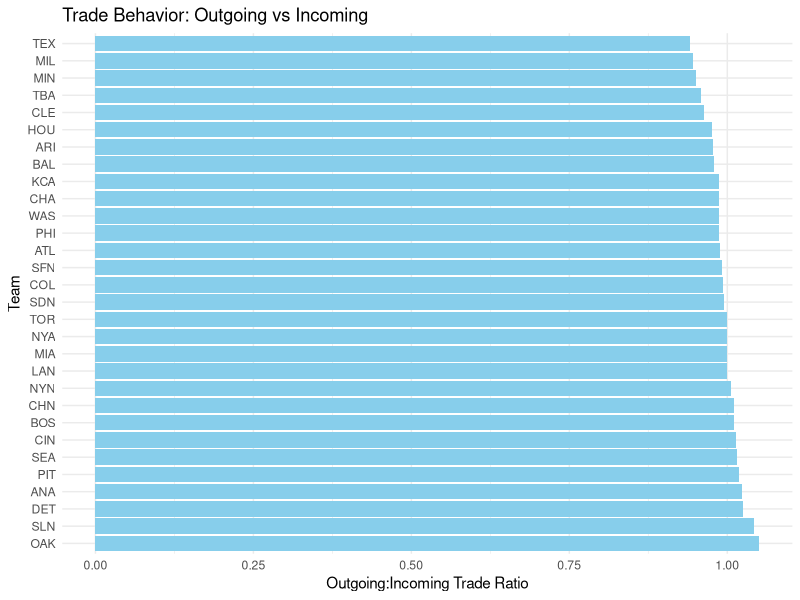
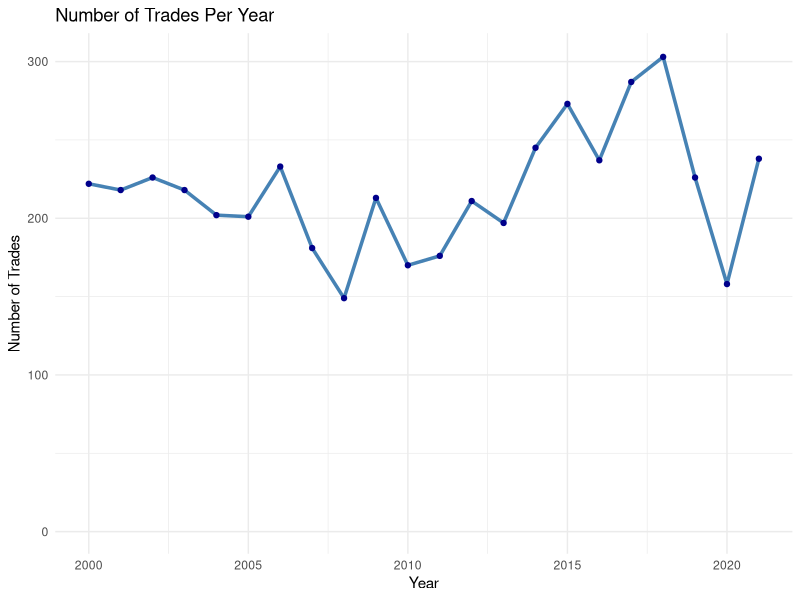

These charts were generated, in order, by the following R code:
## ---- chunk 1
knitr::opts_chunk$set(echo = TRUE)
## ---- chunk 2
library(tidyr)
library(dplyr)
## ---- chunk 3
mlb_trades <- read.csv("mlb_transactions.csv")
## ---- chunk 4
mlb_trades_no_dups <- mlb_trades %>% 
  distinct(trans.ID, from.team, to.team, Primary.Date)
## ---- chunk 5
team_counts <- mlb_trades_no_dups %>%
  group_by(from.team, to.team) %>%
  summarise(n = n(), .groups = 'drop') %>%
  arrange(desc(n))  

print(team_counts)

solo_traders <- team_counts %>% 
  filter(n==1)

## ---- chunk 6
library(dplyr)

# Sample: your dataframe is called 'df'
solo_clean <- solo_traders %>%
  rowwise() %>%
  mutate(
    team1 = min(from.team, to.team),
    team2 = max(from.team, to.team)
  ) %>%
  ungroup() %>%
  count(team1, team2) %>%
  filter(n == 2) %>%  # Keep only matchups that appear twice
  mutate(
    team1_full = recode(team1,
      "ANA" = "Los Angeles Angels", "ARI" = "Arizona Diamondbacks",
      "ATL" = "Atlanta Braves", "BAL" = "Baltimore Orioles",
      "CHA" = "Chicago White Sox", "CHN" = "Chicago Cubs",
      "CIN" = "Cincinnati Reds", "CLE" = "Cleveland Guardians",
      "COL" = "Colorado Rockies", "DET" = "Detroit Tigers",
      "HOU" = "Houston Astros", "KCA" = "Kansas City Royals",
      "LAN" = "Los Angeles Dodgers", "MIL" = "Milwaukee Brewers",
      "MIN" = "Minnesota Twins", "PHI" = "Philadelphia Phillies",
      "PIT" = "Pittsburgh Pirates", "SDN" = "San Diego Padres",
      "SEA" = "Seattle Mariners", "SFN" = "San Francisco Giants",
      "SLN" = "St. Louis Cardinals", "WAS" = "Washington Nationals"
    ),
    team2_full = recode(team2,
      "ANA" = "Los Angeles Angels", "ARI" = "Arizona Diamondbacks",
      "ATL" = "Atlanta Braves", "BAL" = "Baltimore Orioles",
      "CHA" = "Chicago White Sox", "CHN" = "Chicago Cubs",
      "CIN" = "Cincinnati Reds", "CLE" = "Cleveland Guardians",
      "COL" = "Colorado Rockies", "DET" = "Detroit Tigers",
      "HOU" = "Houston Astros", "KCA" = "Kansas City Royals",
      "LAN" = "Los Angeles Dodgers", "MIL" = "Milwaukee Brewers",
      "MIN" = "Minnesota Twins", "PHI" = "Philadelphia Phillies",
      "PIT" = "Pittsburgh Pirates", "SDN" = "San Diego Padres",
      "SEA" = "Seattle Mariners", "SFN" = "San Francisco Giants",
      "SLN" = "St. Louis Cardinals", "WAS" = "Washington Nationals"
    )
  ) %>%
  select(team1_full, team2_full)

print(solo_clean)

## ---- chunk 7


# Step 1: Get unique teams from from.team and to.team
teams <- unique(c(mlb_trades_no_dups$from.team, mlb_trades_no_dups$to.team))

# Step 2: Create all possible unordered team pairs
all_pairs <- expand.grid(team1 = teams, team2 = teams) %>%
  filter(team1 < team2) %>%
  mutate(pair = paste(team1, team2, sep = "_"))

# Step 3: Get existing trade pairs in the data (unordered)
existing_pairs <- mlb_trades_no_dups %>%
  mutate(pair = paste(pmin(from.team, to.team), pmax(from.team, to.team), sep = "_")) %>%
  distinct(pair)

# Step 4: Find missing trade pairs
no_trade_pairs <- all_pairs %>%
  filter(!pair %in% existing_pairs$pair)

no_trade_pairs

## ---- chunk 8
trade_counts <- mlb_trades_no_dups %>%
  group_by(from.team) %>%
  summarise(n = n(), .groups = 'drop') %>%
  arrange(desc(n)) 

print(trade_counts)
## ---- chunk 9
trade_counts_to <-  mlb_trades_no_dups %>%
  group_by(to.team) %>%
  summarise(n = n(), .groups = 'drop') %>%
  arrange(desc(n))  


print(trade_counts_to)
## ---- chunk 10


team_roles <- mlb_trades_no_dups %>%
  group_by(from.team) %>%
  summarise(outgoing = n(), .groups = 'drop') %>%
  full_join(
    mlb_trades_no_dups %>% group_by(to.team) %>% summarise(incoming = n(), .groups = 'drop'),
    by = c("from.team" = "to.team")
  ) %>%
  replace_na(list(outgoing = 0, incoming = 0)) %>%
  rename(team = from.team) %>%
  mutate(ratio = outgoing / (incoming + 1))  # +1 to avoid divide-by-zero


## ---- chunk 11
team_roles %>%
  arrange(desc(ratio))  # See most "seller-heavy" teams

## ---- chunk 12
library(ggplot2)

ggplot(team_roles, aes(x = reorder(team, -ratio), y = ratio)) +
  geom_col(fill = "skyblue") +
  coord_flip() +
  labs(title = "Trade Behavior: Outgoing vs Incoming", x = "Team", y = "Outgoing:Incoming Trade Ratio") +
  theme_minimal()

## ---- chunk 13
mlb_trades_no_dups <- mlb_trades_no_dups %>%
  mutate(Primary.Date = as.Date(as.character(Primary.Date), format = "%Y%m%d"))

## ---- chunk 14
month_count <- mlb_trades_no_dups %>%
  mutate(month = format(Primary.Date, "%B")) %>%
  count(month) %>%
  arrange(desc(n))

print(month_count)

## ---- chunk 15
year_count <- mlb_trades_no_dups %>%
  mutate(year = format(Primary.Date, "%Y")) %>%
  count(year) %>%
  arrange(desc(n))

print(year_count)

## ---- chunk 16
library(ggplot2)

mlb_trades_no_dups %>%
  mutate(year = format(Primary.Date, "%Y")) %>%
  count(year) %>%
  ggplot(aes(x = as.numeric(year), y = n)) +
  geom_line(color = "steelblue", size = 1.2) +
  geom_point(color = "darkblue") +
  labs(title = "Number of Trades Per Year",
       x = "Year",
       y = "Number of Trades") +
  theme_minimal()

